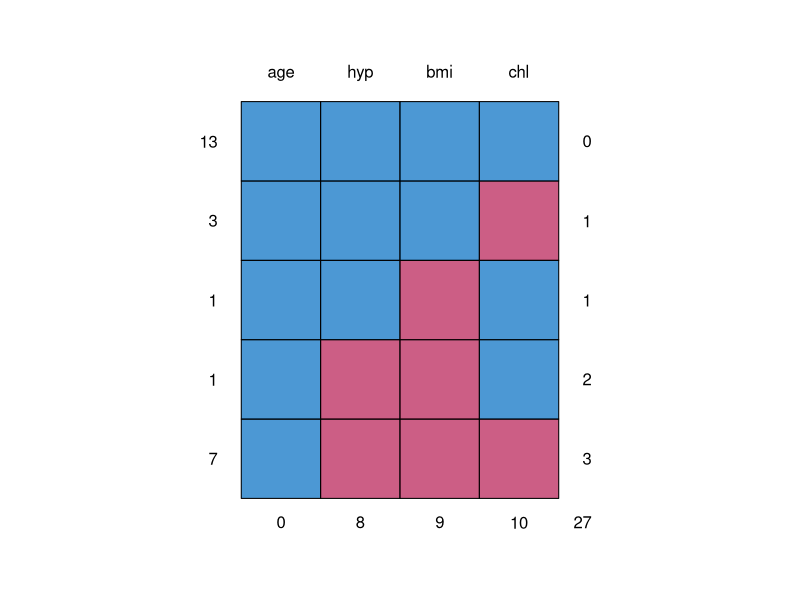
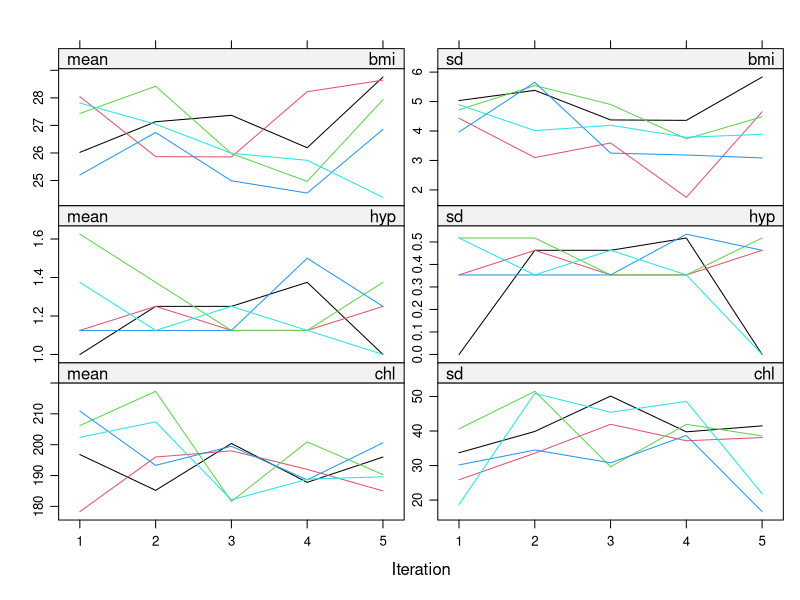
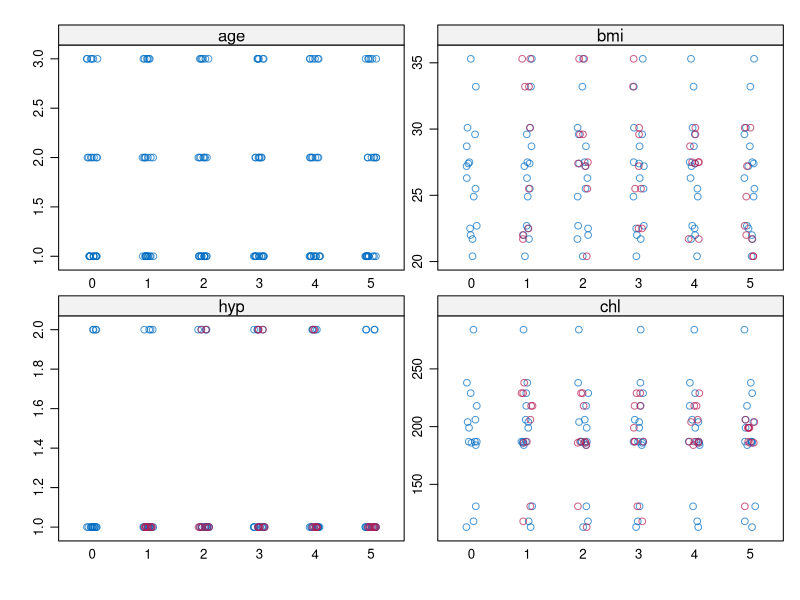
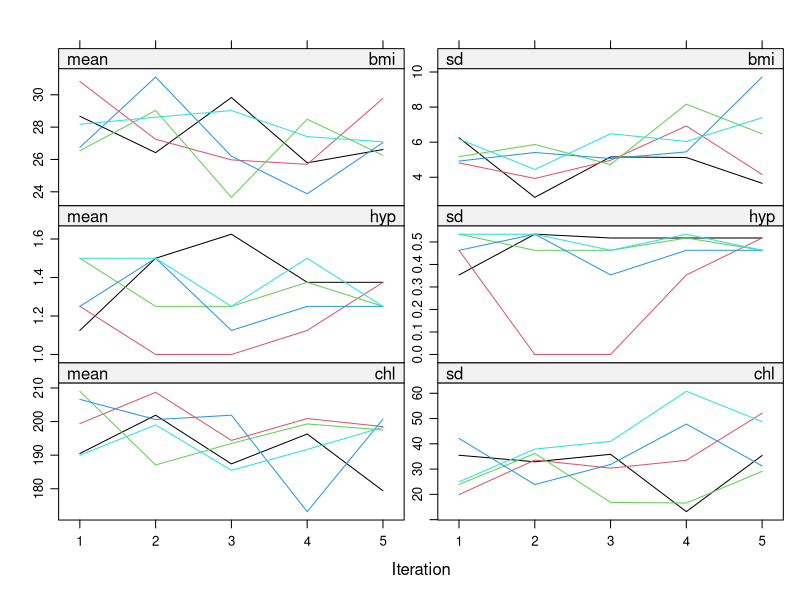

Write the R code that produced these figures, in order.
# An introduction to mice

# Intro to Rstudio --------------------------------------------------------

# A quick intro to Rstudio
# Panels: Console; Source, Environment; Files
# Good practice: write scripts
# Use projects
# Use templates
# <- vs =
# Code formatting and Ctrl/Cmd-I

# mice computational resource ---------------------------------------------

# The mice package can be found at:
# https://cran.r-project.org/web/packages/mice/index.html
# GitHub page is here:
# https://github.com/stefvanbuuren/mice
# A number of vignettes and code examples at the bottom of that page
# The whole mice book is here:
# https://stefvanbuuren.name/fimd/

# The mice package --------------------------------------------------------

library(mice)

# The data set we will use is nhanes:
help(nhanes)
head(nhanes)
str(nhanes)
summary(nhanes)
# 4 variables
# Age group, ordinal
# BMI
# Hypertensive (1 = no, 2 = yes)
# Cholesterol level
# We are interested in predicting cholesterol level from the other variables

# Show the missingness pattern
md.pattern(nhanes)
# Blue = observed, pink = missing

# Fit a first regression model
fit = lm(chl ~ ., data = nhanes)
summary(fit)
# No warnings but how many values did it fit to?
fit$fitted.values


# Single imputation -------------------------------------------------------

# NOTE: the mice command has a seed argument due to its use of random sampling, so if you want repeatable results please include it below, e.g. seed = 123

# Get the missing values filled in by basic mean imputation
imp = mice(nhanes, method = "mean", m = 1, maxit = 1)
str(imp)

# Access the complete data with 
complete(imp)
# Can check this with colMeans(nhanes, na.rm = TRUE)

# A better version is with regression imputation
imp2 = mice(nhanes, method = "norm.predict", m = 1, maxit = 1)
str(imp2)
complete(imp2)

# Could now run the regression on the completed data
fit2 = lm(bmi ~ ., data = complete(imp2))
summary(fit2)
# Look at the standard errors - all gone down

# Another version - this time use the stochastic regression approach
imp3 = mice(nhanes, method = "norm.nob", m = 1, maxit = 1)
fit3 = lm(bmi ~ ., data = complete(imp3))
summary(fit3)

# Multiple imputation -----------------------------------------------------

# The default mice arguments is for 5 imputations, over 5 iterations where the default methods are c("pmm", "logreg", "polyreg", "polr") corresponding to numeric data, binary factor data, multi-level factor data, and multi-level ordered factor data respectively

imp4 = mice(nhanes) # Can add m = 3 for different numbers of imputed data sets

# Show the different imputed data sets
imp4$imp
# The columns are the different imputed values for each missing observation

# You can export these data sets in different formats
complete(imp4, "long") 
# The original data set only had nrow(nhanes) = 25 observations
# This now as 5*25 = 125 rows
# You can also do it by binding the columns together with 
# complete(imp4, "broad")
# complete(imp4, "repeated") # Similar to above but each column repeated

# One thing you might have noticed is the predictor matrix
imp4
# This says which variables are used to impute the others
# If you want to change the predictor matrix you can extract it, change it, then give it back to mice
pred = imp4$predictorMatrix
# Suppose you don't want hypertension to help you impute the variables
# This might occur when you have known collinearity or many variables
pred[ ,"hyp"] <- 0
pred
imp5 = mice(nhanes, pred = pred, print = FALSE)
# There are some convenience functions for quickly selecting which predictors are used for the imputation (see ?quickpred)


# Finer algorithm details -------------------------------------------------

# The default plotting uses (slightly ugly) lattice plots
plot(imp5)
# The x-axis of the plot specify the iteration number (note this is the iteration not the number of imputations which is the different lines). 
# If it has 'worked' then the lines should jump around and not lie parallel
# Remember - no age as it's fully observed
# It's often worth increasing the number of iterations to get a better picture of convergence

# A strip plot can be obtained to see the behaviour of the imputed values
stripplot(imp5)
# Should show the missing data (red) against the observed (blue)

# The methods used to perform the imputation for each variable can be found via:
imp5$method
# These are all numeric variables so partial mean matching was used everywhere - this seems wrong...

# We can manually change the types of these variables, or we can just use the ...
str(nhanes2)
# ... data set

imp6 = mice(nhanes2, print = FALSE)
imp6$method

# Now look at the imputed values
complete(imp6)

# The full list of methods is given as:
methods(mice)

# We can extract the method from the last run and re-do it with a new method
meth_new = imp6$meth 
meth_new[2] = "norm" # ?mice.impute.norm - Bayesian LR

imp7 = mice(nhanes2, method = meth_new, print = FALSE)
imp7$method
plot(imp7)


# Running models with imputed data sets -----------------------------------

# You can fit a model using the imputed object from a mice run
fit4 = with(imp7, lm(chl ~ bmi + age + hyp)) # Annoyingly doesn't work with a data argument, or .
summary(fit4) # This has fitted the model to each data set in turn

# We can pick out individual fits, e.g.
summary(fit4$analyses[[2]])

# We can combine these fits together into one model
pool_fit = pool(fit4)
summary(pool_fit)

# pool_fit contains even more info
pool_fit
# lambda measures the proportion of total variance due to missingness the influence of the missing data on the model
# riv is the residual increase in variance due to to missingness
# fmi is the fraction of missing information
# If these values are high (fmi > 0.5?) then this indicates a poorly fitting imputation model. You might want to remove some of the variables from the imputation predictor matrix


# Other tasks -------------------------------------------------------------

# You could try some of the same analysis on the other data sets in the mice package
# See data(package = 'mice')
# And then pick your favourite
# 
